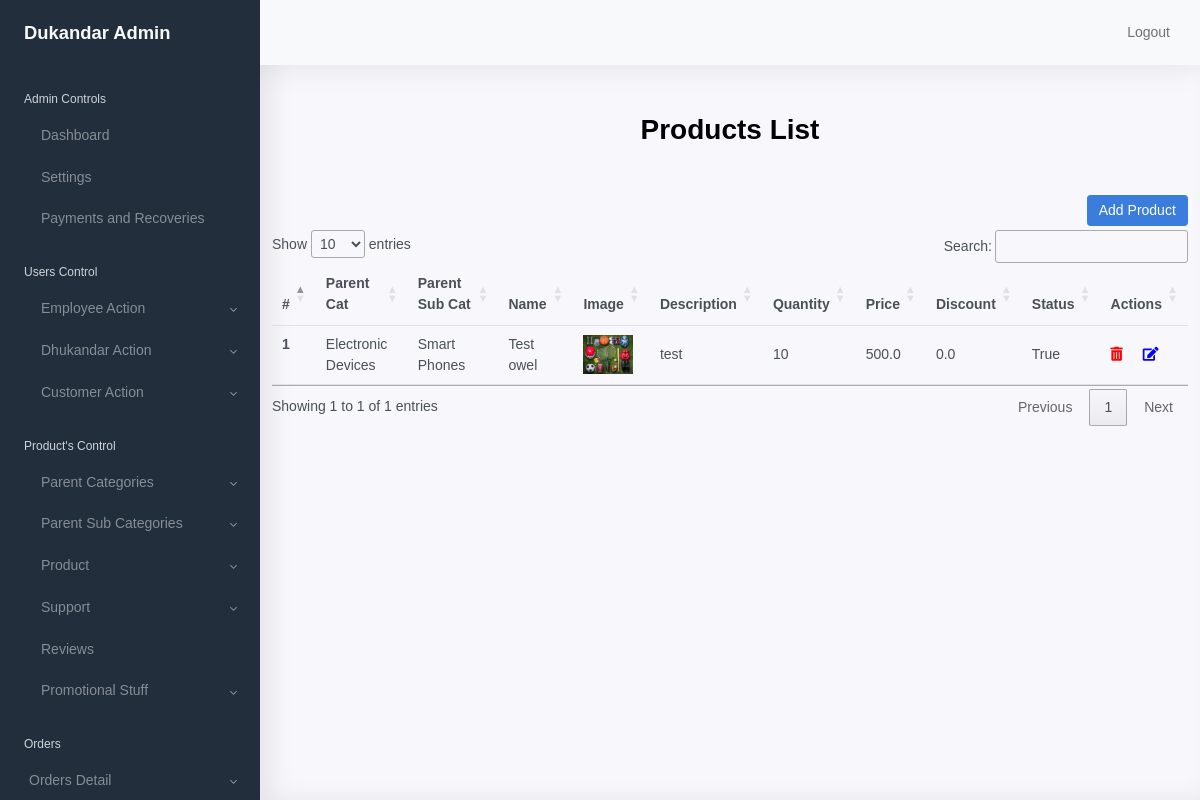
The page /product/lists (signed in) on the database its author committed.
### shopkeeper/models/models.py (models this page shows, shortened)
class Product(models.Model):
    parent = models.ForeignKey(ParentCategory,
                               on_delete=models.CASCADE, related_name='ParentCategory',
                               null=True)
    sub_cat = models.ForeignKey(SubCategory,
                                on_delete=models.CASCADE,
                                null=True)
    name = models.CharField(max_length=255, null=False)
    image = models.ImageField(upload_to='product/category/sub')
    description = models.TextField()
    quantity = models.IntegerField(default=0)
    price = models.FloatField(default=0.0)
    discount = models.FloatField(default=0.0)
    is_active = models.BooleanField(default=True)

class ParentCategory(models.Model):
    name = models.CharField(max_length=100, null=False)
    description = models.TextField(null=True)
    meta_keywords = models.CharField(max_length=255, null=True)
    meta_description = models.CharField(max_length=255, null=True)
    image = models.ImageField(upload_to='product/category/parent')
    category_for = models.CharField(choices=CATEGORY_FOR_CHOICES,
                                    max_length=7,
                                    default='RETAIL')
    is_active = models.BooleanField(default=False)

class SubCategory(models.Model):
    parent = models.ForeignKey(ParentCategory,
                               on_delete=models.CASCADE,
                               null=True)
    name = models.CharField(max_length=100, null=False)
    description = models.TextField(null=True)
    meta_keywords = models.CharField(max_length=255, null=True)
    meta_description = models.CharField(max_length=255, null=True)
    image = models.ImageField(upload_to='product/category/sub')
    is_active = models.BooleanField(default=False)

### shopkeeper/views.py (the view)
# urls.py: path('product/lists', productList, name='product_ist'),
@login_required(login_url='shopkeeper:admin_login')
def productList(request):
    products_list =Product.objects.all()
    context={
        'products_list':products_list
    }
    return render(request, 'shopkeeper/product/list.html', context)

### shopkeeper/templates/shopkeeper/product/list.html (shortened to what this page needs)
{% extends 'shopkeeper/base/base.html' %}
{% load static %}
{% block content %}
<div class="container">
        <h1 class="text-center mt-5 mb-5 font-weight-bold">Products List</h1>
        <div class="row">
          <div class="col-12">
            <a type="submit" href="{% url 'shopkeeper:product_setup' %}" class="btn btn-primary float-right mb-1" name="employee">Add
                Product</a>
              <table class="table" id="table_id">
                <thead class="thead-dark">
                <tr>
                    <th scope="col">#</th>
                    <th scope="col">Parent Cat</th>
                    <th scope="col">Parent Sub Cat</th>
                    <th scope="col">Name</th>
                    <th scope="col">Image</th>
                    <th scope="col">Description</th>
                    <th scope="col">Quantity</th>
                    <th scope="col">Price</th>
                     <th scope="col">Discount</th>
                     <th scope="col">Status</th>
                     <th scope="col">Actions</th>
                </tr>
                </thead>
                <tbody>
                {% for prod in products_list %}
                    <tr>
                        <th scope="row">{{ forloop.counter }}</th>
                        <td>{{ prod.parent.name }}</td>
                        <td>{{ prod.sub_cat.name }}</td>
                        <td>{{ prod.name }}</td>
                        <td>{% if prod.image %}
                            <img src="{{ prod.image.url }}" alt="{{ prod.name }}" width="50">
                            {% else %}
                            {{ prod.image }}
                            {% endif %}
                        </td>
                        <td>{{ prod.description }}</td>
                        <td>{{ prod.quantity }}</td>
                        <td>{{ prod.price }}</td>
                        <td>{{ prod.discount }}</td>
                         <td>{{ prod.is_active }}</td>
                    <td>
                        <a href="{% url 'shopkeeper:product_delete' prod.id %}" class="mr-3" data-toggle="tooltip" title="Hooray!"> <i class="fas fa-trash-alt"  style="color:red;"></i></a>
                        <a href="{% url 'shopkeeper:product_update'  prod.id %}">  <i class="fas fa-edit" style="color:blue;"></i></a>
                    </td>
                    </tr>
                {% endfor %}
                </tbody>
            </table>
          </div>
        </div>
      </div>
{% endblock %}

### shopkeeper/templates/shopkeeper/base/base.html (style rules this page uses)
* { font-family: Arial, Helvetica, sans-serif; }

### rows shown on the page
Product: parent.name "Electronic Devices", sub_cat.name "Smart Phones", name "Test owel", image (picture), description "test", quantity "10", price "500.0", discount "0.0", is_active "True"
